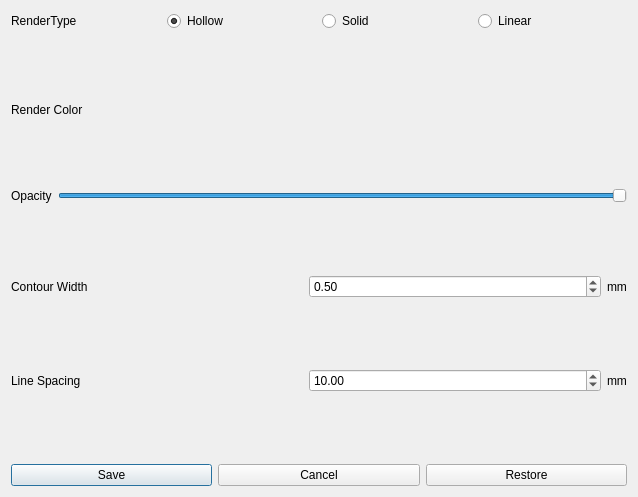
<?xml version="1.0" encoding="UTF-8"?>
<ui version="4.0">
 <class>guidShpRenderDialog</class>
 <widget class="QDialog" name="guidShpRenderDialog">
  <property name="geometry">
   <rect>
    <x>0</x>
    <y>0</y>
    <width>638</width>
    <height>497</height>
   </rect>
  </property>
  <property name="windowTitle">
   <string>Vector Render</string>
  </property>
  <layout class="QVBoxLayout" name="verticalLayout">
   <item>
    <layout class="QHBoxLayout" name="horizontalLayoutRender">
     <item>
      <widget class="BodyLabel" name="BodyLabel">
       <property name="text">
        <string>RenderType</string>
       </property>
      </widget>
     </item>
     <item>
      <widget class="RadioButton" name="lineRender">
       <property name="text">
        <string>Hollow</string>
       </property>
       <property name="checked">
        <bool>true</bool>
       </property>
       <attribute name="buttonGroup">
        <string notr="true">renderButtonGroup</string>
       </attribute>
      </widget>
     </item>
     <item>
      <widget class="RadioButton" name="fillRender">
       <property name="text">
        <string>Solid</string>
       </property>
       <attribute name="buttonGroup">
        <string notr="true">renderButtonGroup</string>
       </attribute>
      </widget>
     </item>
     <item>
      <widget class="RadioButton" name="fillLineRender">
       <property name="text">
        <string>Linear</string>
       </property>
       <property name="checked">
        <bool>false</bool>
       </property>
       <attribute name="buttonGroup">
        <string notr="true">renderButtonGroup</string>
       </attribute>
      </widget>
     </item>
    </layout>
   </item>
   <item>
    <spacer name="verticalSpacer">
     <property name="orientation">
      <enum>Qt::Vertical</enum>
     </property>
     <property name="sizeHint" stdset="0">
      <size>
       <width>20</width>
       <height>40</height>
      </size>
     </property>
    </spacer>
   </item>
   <item>
    <layout class="QHBoxLayout" name="horizontalLayout_Color">
     <item>
      <widget class="BodyLabel" name="BodyLabel_2">
       <property name="text">
        <string>Render Color</string>
       </property>
      </widget>
     </item>
    </layout>
   </item>
   <item>
    <spacer name="verticalSpacer_2">
     <property name="orientation">
      <enum>Qt::Vertical</enum>
     </property>
     <property name="sizeHint" stdset="0">
      <size>
       <width>20</width>
       <height>40</height>
      </size>
     </property>
    </spacer>
   </item>
   <item>
    <layout class="QHBoxLayout" name="horizontalLayout_Color_2">
     <item>
      <widget class="BodyLabel" name="BodyLabel_3">
       <property name="text">
        <string>Opacity</string>
       </property>
      </widget>
     </item>
     <item>
      <widget class="Slider" name="alphaSlider">
       <property name="value">
        <number>100</number>
       </property>
       <property name="orientation">
        <enum>Qt::Horizontal</enum>
       </property>
       <property name="invertedAppearance">
        <bool>false</bool>
       </property>
       <property name="invertedControls">
        <bool>false</bool>
       </property>
      </widget>
     </item>
    </layout>
   </item>
   <item>
    <spacer name="verticalSpacer_3">
     <property name="orientation">
      <enum>Qt::Vertical</enum>
     </property>
     <property name="sizeHint" stdset="0">
      <size>
       <width>20</width>
       <height>40</height>
      </size>
     </property>
    </spacer>
   </item>
   <item>
    <layout class="QHBoxLayout" name="horizontalLayout_Color_3">
     <item>
      <widget class="BodyLabel" name="BodyLabel_4">
       <property name="text">
        <string>Contour Width</string>
       </property>
      </widget>
     </item>
     <item>
      <widget class="DoubleSpinBox" name="outlineSpinBox">
       <property name="minimum">
        <double>0.010000000000000</double>
       </property>
       <property name="maximum">
        <double>5.000000000000000</double>
       </property>
       <property name="singleStep">
        <double>0.100000000000000</double>
       </property>
       <property name="value">
        <double>0.500000000000000</double>
       </property>
      </widget>
     </item>
     <item>
      <widget class="BodyLabel" name="BodyLabel_6">
       <property name="sizePolicy">
        <sizepolicy hsizetype="Fixed" vsizetype="Preferred">
         <horstretch>0</horstretch>
         <verstretch>0</verstretch>
        </sizepolicy>
       </property>
       <property name="text">
        <string>mm</string>
       </property>
      </widget>
     </item>
    </layout>
   </item>
   <item>
    <spacer name="verticalSpacer_4">
     <property name="orientation">
      <enum>Qt::Vertical</enum>
     </property>
     <property name="sizeHint" stdset="0">
      <size>
       <width>20</width>
       <height>40</height>
      </size>
     </property>
    </spacer>
   </item>
   <item>
    <layout class="QHBoxLayout" name="horizontalLayout_Color_4">
     <item>
      <widget class="BodyLabel" name="BodyLabel_5">
       <property name="text">
        <string>Line Spacing</string>
       </property>
      </widget>
     </item>
     <item>
      <widget class="DoubleSpinBox" name="distanceSpinBox">
       <property name="minimum">
        <double>0.100000000000000</double>
       </property>
       <property name="maximum">
        <double>30.000000000000000</double>
       </property>
       <property name="value">
        <double>10.000000000000000</double>
       </property>
      </widget>
     </item>
     <item>
      <widget class="BodyLabel" name="BodyLabel_7">
       <property name="sizePolicy">
        <sizepolicy hsizetype="Fixed" vsizetype="Preferred">
         <horstretch>0</horstretch>
         <verstretch>0</verstretch>
        </sizepolicy>
       </property>
       <property name="text">
        <string>mm</string>
       </property>
      </widget>
     </item>
    </layout>
   </item>
   <item>
    <spacer name="verticalSpacer_5">
     <property name="orientation">
      <enum>Qt::Vertical</enum>
     </property>
     <property name="sizeHint" stdset="0">
      <size>
       <width>20</width>
       <height>40</height>
      </size>
     </property>
    </spacer>
   </item>
   <item>
    <layout class="QHBoxLayout" name="horizontalLayout_Color_5">
     <item>
      <widget class="PushButton" name="savePb">
       <property name="text">
        <string>Save</string>
       </property>
      </widget>
     </item>
     <item>
      <widget class="PushButton" name="cancelPb">
       <property name="text">
        <string>Cancel</string>
       </property>
      </widget>
     </item>
     <item>
      <widget class="PushButton" name="restorePb">
       <property name="text">
        <string>Restore</string>
       </property>
      </widget>
     </item>
    </layout>
   </item>
  </layout>
 </widget>
 <customwidgets>
  <customwidget>
   <class>PushButton</class>
   <extends>QPushButton</extends>
   <header>qfluentwidgets</header>
  </customwidget>
  <customwidget>
   <class>RadioButton</class>
   <extends>QRadioButton</extends>
   <header>qfluentwidgets</header>
  </customwidget>
  <customwidget>
   <class>Slider</class>
   <extends>QSlider</extends>
   <header>qfluentwidgets</header>
  </customwidget>
  <customwidget>
   <class>BodyLabel</class>
   <extends>QLabel</extends>
   <header>qfluentwidgets</header>
  </customwidget>
  <customwidget>
   <class>DoubleSpinBox</class>
   <extends>QDoubleSpinBox</extends>
   <header>qfluentwidgets</header>
  </customwidget>
 </customwidgets>
 <resources/>
 <connections/>
 <buttongroups>
  <buttongroup name="renderButtonGroup"/>
 </buttongroups>
</ui>
